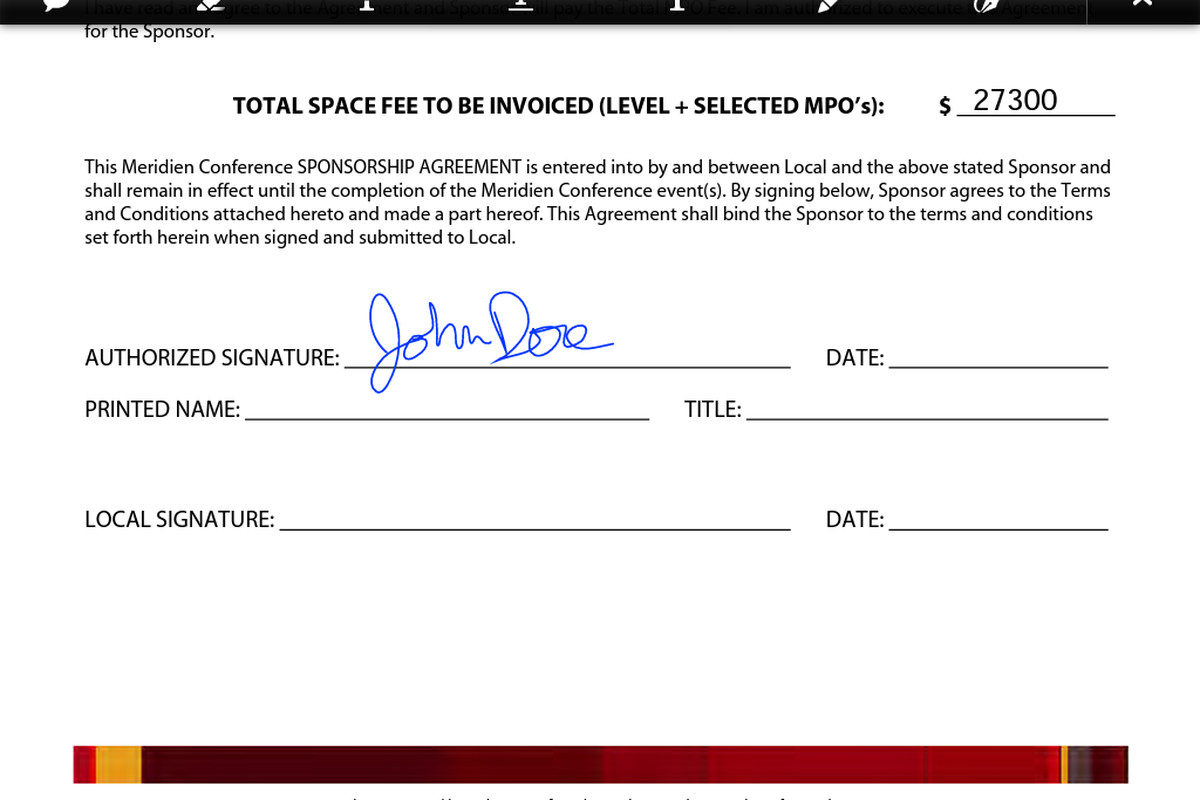
#> input picture assets/signature1.tif, 1200 x 800 px, found by its file name
$ python signature_removal_DEV.py
#> lines starting #> are read from the running program, lines starting #| are printed output that depends on the picture; after the words box and inside, x2 and y2 are one past the last pixel; in counts of white or black regions, pixels touching at a corner belong together
import cv2
from skimage import measure
from skimage.color import label2rgb
from skimage.measure import regionprops
from skimage import morphology
import numpy as np

image = '/Users/veersingh/Desktop/Internship/data-extraction/assets/signature1.tif'

img = cv2.imread(image, cv2.IMREAD_GRAYSCALE)
#> img: shape (800, 1200); min 0, max 255, mean 230.6
# Set the pixel values to either 0(black) or 255(white)
img = cv2.threshold(img, 127, 255, cv2.THRESH_BINARY)[1]
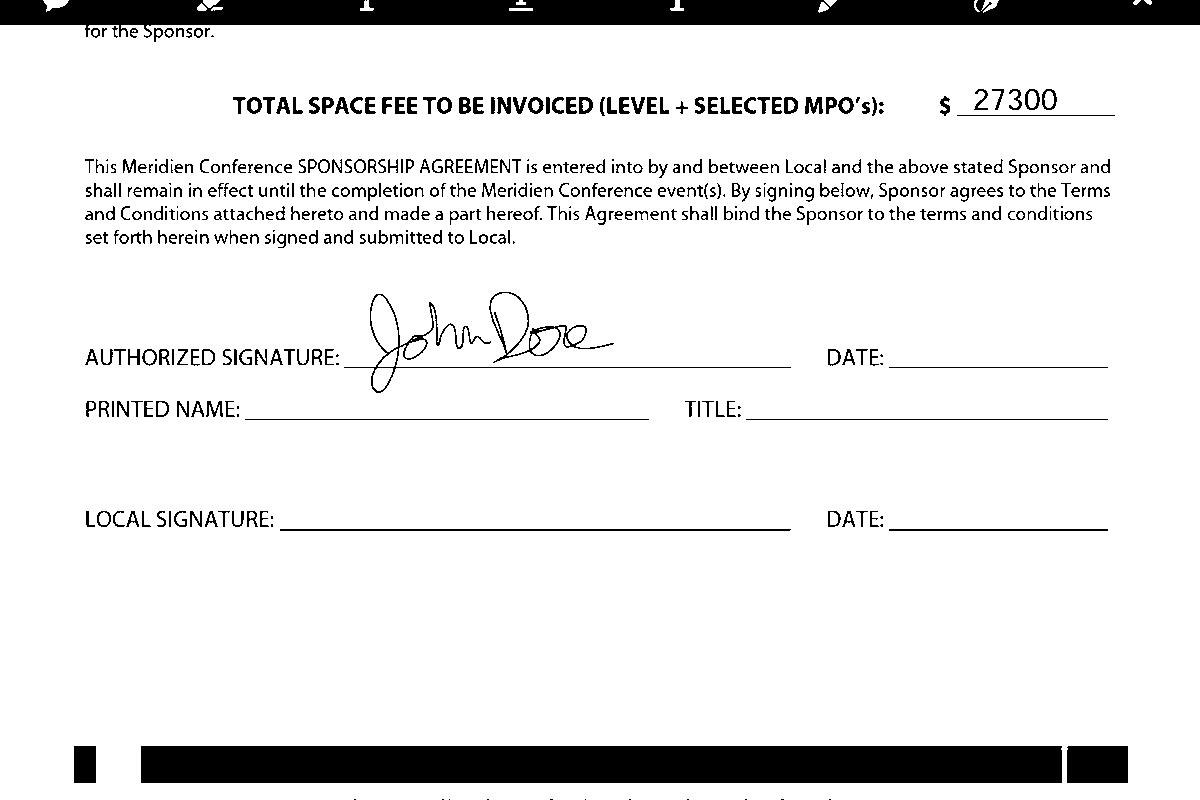
#> img: shape (800, 1200); 90.1% white; 530 black regions (80 under 20 px), largest, box (x1, y1, x2, y2) and area: (141, 746, 1062, 783) 34075, (0, 0, 1200, 38) 29174, (1067, 746, 1128, 783) 2254

# Connected component analysis by scikit-learn framework
# Set all white pixels to True(1) and all black pixels to False(0)
blobs = img > 254
# skimage.measure.label() will label the connected pixels where the background is white.
# Basically it will only affect the black pixels of our thresholded image, white pixels are labelled as 0.
blobs_labels = measure.label(
    blobs,
    background=1,
)
#> blobs_labels: shape (800, 1200) int32; 531 distinct labels, from 0 to 530
# skimage.color.label2rgb() will use the pixels labelled in the prev step and give them different colours for
# better visualization.
# bg_label=0 indicates that any pixel with value 0 will be treated as background and will not be coloured.
image_label_overlay = label2rgb(blobs_labels, bg_label=0)
cv2.imshow('Connected Regions in Various Colours', image_label_overlay)

# Now we have different connected regions labelled, but we need to preserve the text and only detect/remove the
# signature which will always be bigger than most text

# skimage.measure.regionprops takes in the labelled image and gives a list of several properties of the
# labelled regions (ignores values with 0) like area of the labelled region.
total_connected_regions = len(regionprops(blobs_labels))
#> total_connected_regions = 530
print(f'Number of total connected regions --> {total_connected_regions}')
#| Number of total connected regions --> 530

# Now we need to remove small outlier regions and large outlier regions. We have some experiment based constants which
# we will use alongside the average region area to identify them. These are for A4 size scans.

# These parameters are used to remove small size outlier connected pixel regions
small_parameter_1 = 84
small_parameter_2 = 250
small_parameter_3 = 100
# These parameters are used to remove large size outlier connected pixel regions
large_parameter_1 = 18

total_area = 0
count = 0
for region in regionprops(blobs_labels):
    # To remove really small regions
    if region.area > 10:
        total_area = total_area + region.area
        count = count + 1
#> this loop made 530 passes
#> total_area on passes 1, 3, 4, 5, 6, 7, 8, 9, 10, 11, 12, 14: 29174, 29200, 29245, 29269, 29311, 29371, 29415, 29458, 29489, 29536, 29560, 29668
#> after the loop, count = 474; total_area = 94644
average = (total_area / count)
#> average = 199.7

a4_small_size_threshold = (
    (average / small_parameter_1) * small_parameter_2) + small_parameter_3
#> a4_small_size_threshold = 694.3
a4_large_size_threshold = a4_small_size_threshold * large_parameter_1
#> a4_large_size_threshold = 12496.7

# We will take the connected regions and remove the outliers by removed regions with area less than the
# small size outlier and larger than the large size outlier

# Removes small outliers
signature = morphology.remove_small_objects(blobs_labels,
                                            a4_small_size_threshold)
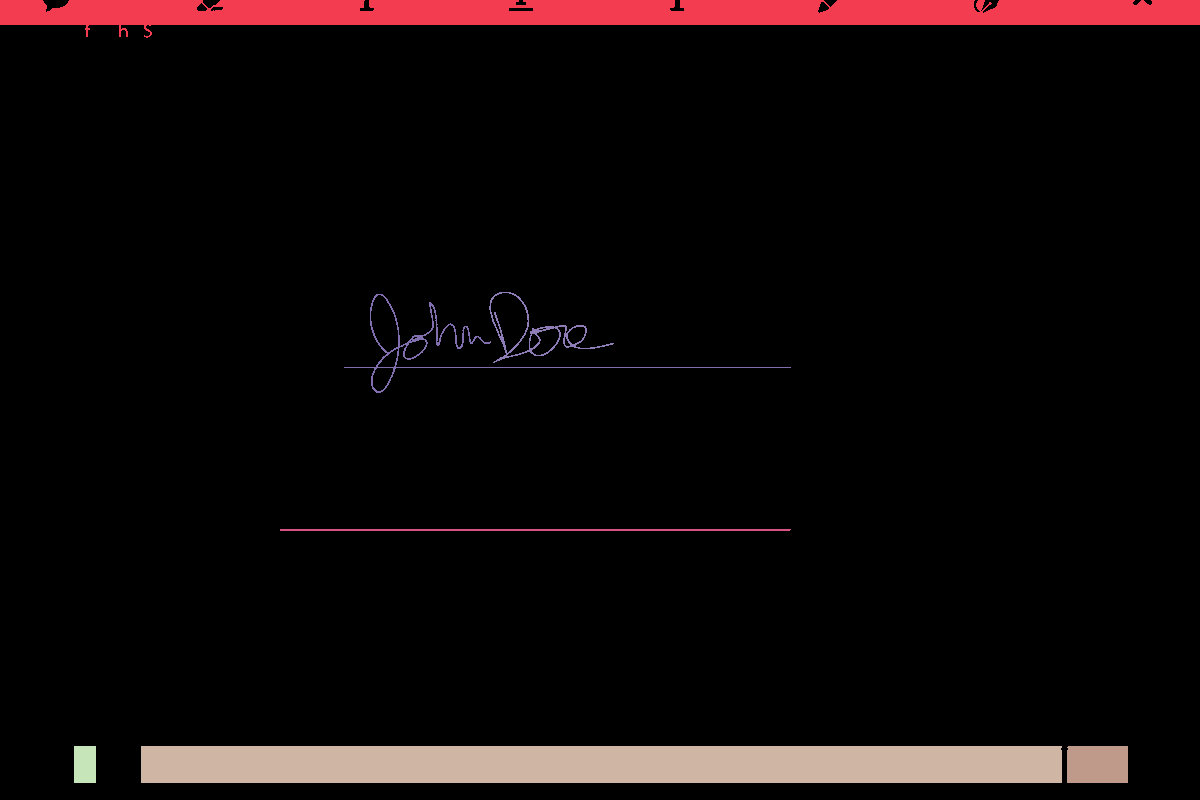
#> signature: shape (800, 1200) int32; 8 distinct labels, from 0 to 519; one colour per label, 0 black

# Removes large outliers
component_sizes = np.bincount(signature.ravel())
#> component_sizes = 520 values, max 890411 at index 0, min 0 at index 2, mean 1846.2
too_large = component_sizes > a4_large_size_threshold
too_large_mask = too_large[signature]
#> too_large_mask: shape (800, 1200) bool; 99.3% white; 5 black regions, box (x1, y1, x2, y2) and area: (1067, 746, 1128, 783) 2254, (344, 294, 791, 393) 1370, (280, 529, 791, 531) 1021, (489, 292, 614, 363) 881, (74, 746, 96, 783) 814
# Sets all large outliers to 0
signature[too_large_mask] = 0
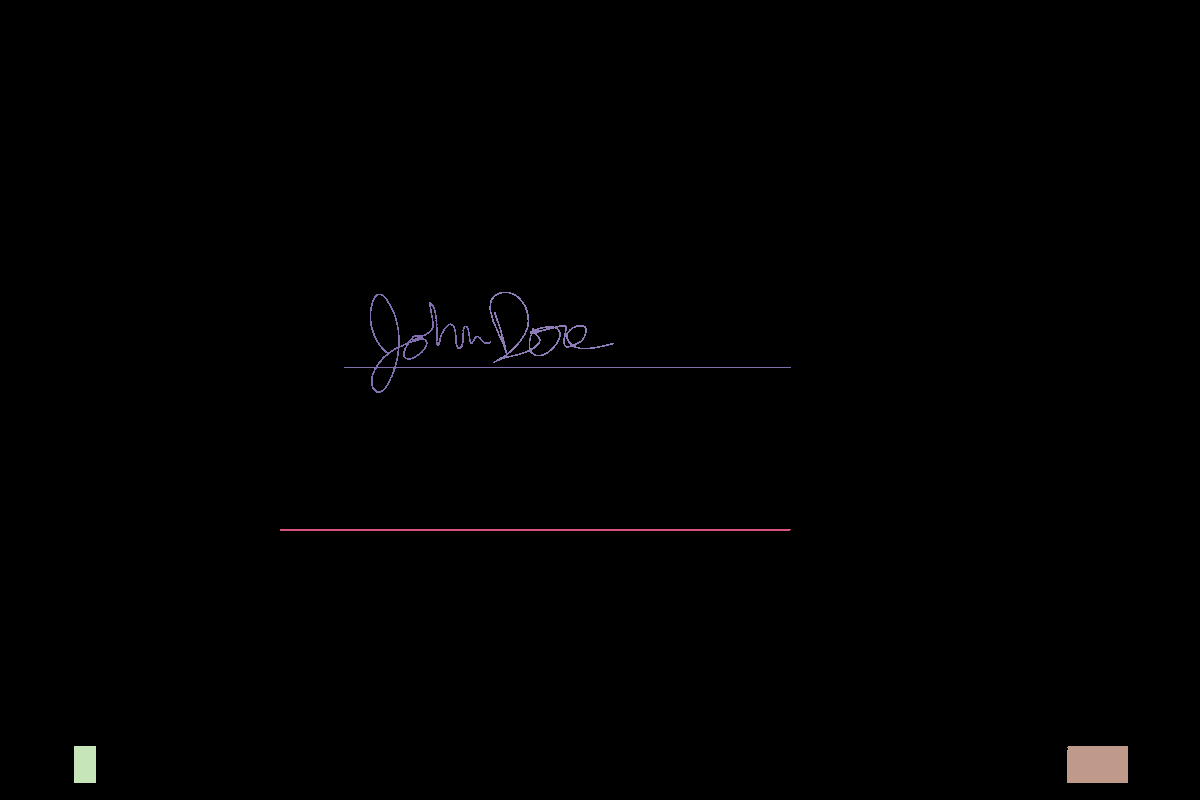
#> signature: shape (800, 1200) int32; 6 distinct labels, from 0 to 519; one colour per label, 0 black

connected_regions_in_given_range = len(regionprops(signature))
#> connected_regions_in_given_range = 5
print(
    f'Number of connected regions in the given range--> {connected_regions_in_given_range}'
)
#| Number of connected regions in the given range--> 5

# convert from int32 to unint8 for opencv
signature = np.uint8(signature)
signature = cv2.threshold(signature, 0, 255,
                          cv2.THRESH_BINARY_INV | cv2.THRESH_OTSU)[1]
#> signature: shape (800, 1200); 99.8% white; black in thin lines or dots, all inside (x1, y1, x2, y2) = (344, 292, 791, 393)
# Getting image without signature
img_wo_signature = cv2.subtract(signature, img)
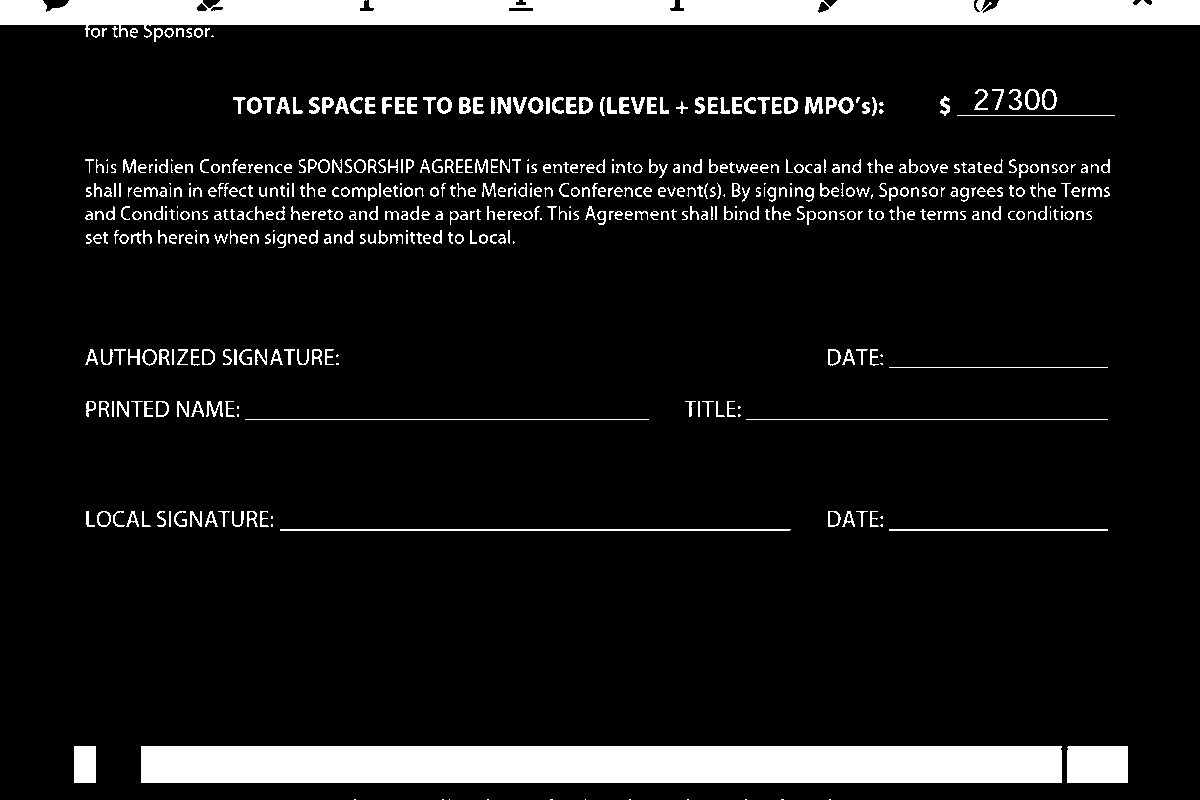
#> img_wo_signature: shape (800, 1200); 9.6% white; 528 white regions (80 under 20 px), largest, box (x1, y1, x2, y2) and area: (141, 746, 1062, 783) 34075, (0, 0, 1200, 38) 29174, (1067, 746, 1128, 783) 2254
img_wo_signature = cv2.bitwise_not(img_wo_signature)

cv2.imshow('Signature', signature)
cv2.imshow('Image without Signature', img_wo_signature)
# cv2.waitKey(0)
# cv2.destroyAllWindows()

$ run again, with assets/basic_ocr.png saved as assets/signature1.tif
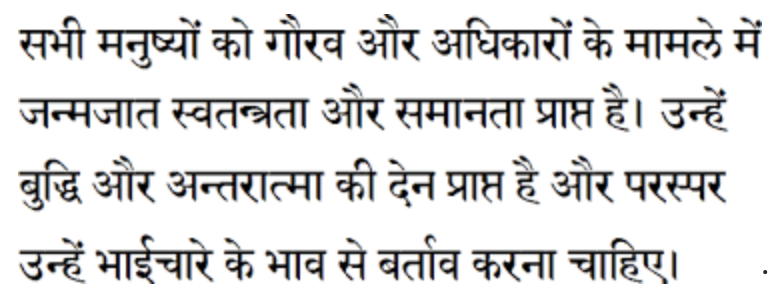
#> input picture assets/basic_ocr.png, 772 x 302 px, found by its file name
#> blobs: shape (302, 772) bool; 87.8% white; 110 black regions (28 under 20 px), largest, box (x1, y1, x2, y2) and area: (168, 172, 324, 202) 1621, (434, 30, 572, 60) 1572, (172, 99, 309, 128) 1529
#> blobs_labels: shape (302, 772) int32; 111 distinct labels, from 0 to 110
#> total_connected_regions = 110
#| Number of total connected regions --> 110
#> the loop `for region in regionprops(blobs_labels):` made 110 passes
#> total_area on passes 1 to 8: 34, 67, 145, 173, 201, 276, 309, 336
#> after the loop `for region in regionprops(blobs_labels):`: count = 89; total_area = 28385
#> average = 318.9
#> a4_small_size_threshold = 1049.2
#> a4_large_size_threshold = 18885.7
#> `signature = morphology.remove_small_objects(blobs_labels, a4_small_siz..`:
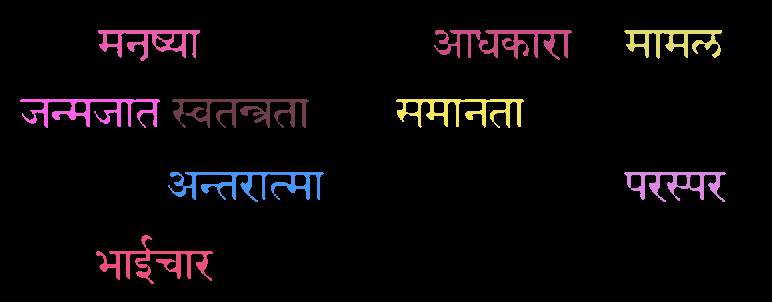
#> signature: shape (302, 772) int32; 10 distinct labels, from 0 to 85; one colour per label, 0 black
#> component_sizes = 86 values, max 220712 at index 0, min 0 at index 1, mean 2711
#> connected_regions_in_given_range = 9
#| Number of connected regions in the given range--> 9
#> `img_wo_signature = cv2.subtract(signature, img)`:
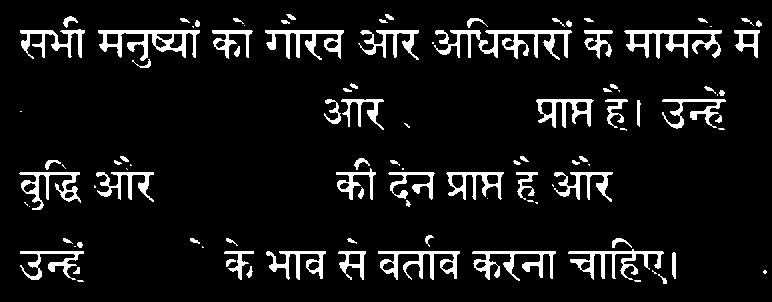
#> img_wo_signature: shape (302, 772); 8.6% white; 104 white regions (28 under 20 px), largest, box (x1, y1, x2, y2) and area: (434, 30, 572, 60) 1572, (98, 30, 200, 61) 1228, (624, 30, 722, 59) 1133
